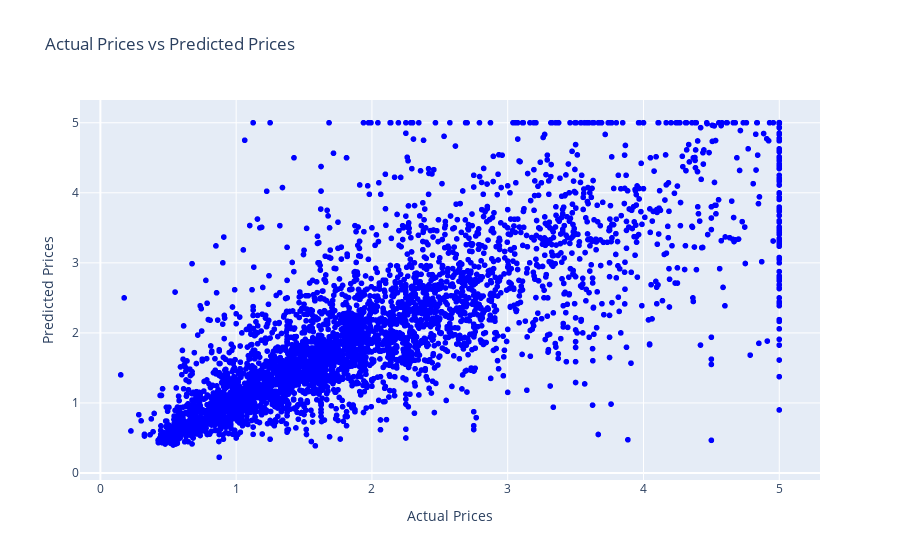

Notebook cell for this chart:
### Markdown cell above
Decision Tree Regression

### Code cell
#instantiate the decision tree model
dt = DecisionTreeRegressor( random_state=42)

#fit the model
dt.fit(X_train, y_train)

#make predictions
y_pred_dt = dt.predict(X_test)

#evaluate the model
mse_dt = mean_squared_error(y_test, y_pred_dt)
r2_dt = r2_score(y_test, y_pred_dt)
rmse_dt = np.sqrt(mean_squared_error(y_test, y_pred_dt))

print('Mean Squared Error:', mse_dt)
print('R2 Score:', r2_dt)
print('Root Mean Squared Error:', rmse_dt)

#plot the predictions
fig = px.scatter(x=y_test, y=y_pred_dt, labels={'x': 'Actual Prices', 'y': 'Predicted Prices'},
                 title='Actual Prices vs Predicted Prices', color_discrete_sequence=['blue', 'red'])
fig.update_layout(showlegend=True)
fig.show()

### Figure 1 — Plotly figure (JSON) as saved in the notebook; plotly's stock layout.template omitted (floating-point values rounded to 4 significant figures; data arrays with more than 128 entries replaced by an {"elided": "..."} marker saying what was removed)
{"data": [{"hovertemplate": "Actual Prices=%{x}<br>Predicted Prices=%{y}<extra></extra>", "legendgroup": "", "marker": {"color": "blue", "symbol": "circle"}, "mode": "markers", "name": "", "showlegend": false, "type": "scattergl", "x": {"elided": "4128 float values"}, "xaxis": "x", "y": {"elided": "4128 float values"}, "yaxis": "y"}], "layout": {"legend": {"tracegroupgap": 0}, "showlegend": true, "title": {"text": "Actual Prices vs Predicted Prices"}, "xaxis": {"anchor": "y", "domain": [0, 1], "title": {"text": "Actual Prices"}}, "yaxis": {"anchor": "x", "domain": [0, 1], "title": {"text": "Predicted Prices"}}}}
